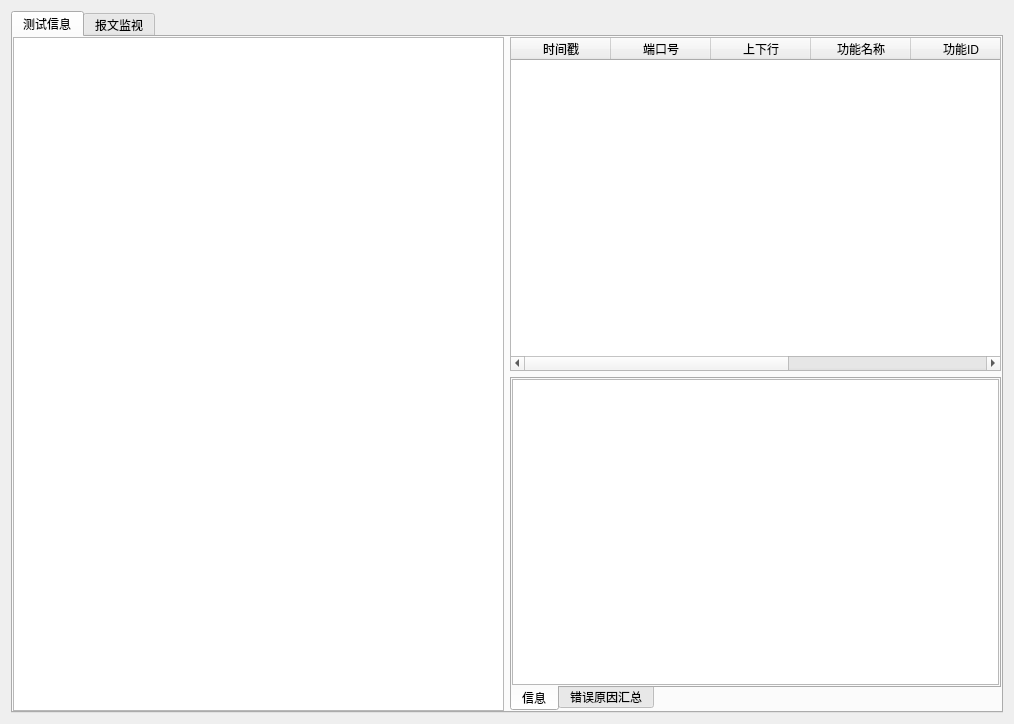
<?xml version="1.0" encoding="UTF-8"?>
<ui version="4.0">
 <class>CTcpEdgeDeviceView</class>
 <widget class="QWidget" name="CTcpEdgeDeviceView">
  <property name="geometry">
   <rect>
    <x>0</x>
    <y>0</y>
    <width>1014</width>
    <height>724</height>
   </rect>
  </property>
  <property name="windowTitle">
   <string/>
  </property>
  <layout class="QGridLayout" name="gridLayout">
   <item row="1" column="0">
    <widget class="QTabWidget" name="tabDeviceWidget">
     <property name="tabPosition">
      <enum>QTabWidget::North</enum>
     </property>
     <property name="tabShape">
      <enum>QTabWidget::Rounded</enum>
     </property>
     <property name="currentIndex">
      <number>0</number>
     </property>
     <property name="elideMode">
      <enum>Qt::ElideNone</enum>
     </property>
     <property name="documentMode">
      <bool>false</bool>
     </property>
     <widget class="QWidget" name="tab_2">
      <attribute name="title">
       <string>测试信息</string>
      </attribute>
      <layout class="QGridLayout" name="gridLayout_3">
       <property name="margin">
        <number>0</number>
       </property>
       <item row="1" column="2">
        <widget class="QTabWidget" name="tabDeviceBoxWidget">
         <property name="tabPosition">
          <enum>QTabWidget::South</enum>
         </property>
         <property name="currentIndex">
          <number>0</number>
         </property>
         <widget class="QWidget" name="tab_3">
          <attribute name="title">
           <string>信息</string>
          </attribute>
          <layout class="QGridLayout" name="gridLayout_4">
           <property name="margin">
            <number>0</number>
           </property>
           <item row="0" column="0">
            <widget class="CTcpEdgeCtrl_TextBox" name="m_boxInfo">
             <property name="readOnly">
              <bool>true</bool>
             </property>
            </widget>
           </item>
          </layout>
         </widget>
         <widget class="QWidget" name="tab_4">
          <attribute name="title">
           <string>错误原因汇总</string>
          </attribute>
          <layout class="QGridLayout" name="gridLayout_5">
           <property name="margin">
            <number>0</number>
           </property>
           <item row="0" column="0">
            <widget class="CTcpEdgeCtrl_TextBox" name="m_boxErr">
             <property name="readOnly">
              <bool>true</bool>
             </property>
            </widget>
           </item>
          </layout>
         </widget>
        </widget>
       </item>
       <item row="0" column="2">
        <widget class="QTableWidget" name="m_gridDataset">
         <property name="selectionMode">
          <enum>QAbstractItemView::SingleSelection</enum>
         </property>
         <property name="selectionBehavior">
          <enum>QAbstractItemView::SelectRows</enum>
         </property>
         <column>
          <property name="text">
           <string>时间戳</string>
          </property>
         </column>
         <column>
          <property name="text">
           <string>端口号</string>
          </property>
         </column>
         <column>
          <property name="text">
           <string>上下行</string>
          </property>
         </column>
         <column>
          <property name="text">
           <string>功能名称</string>
          </property>
         </column>
         <column>
          <property name="text">
           <string>功能ID</string>
          </property>
         </column>
         <column>
          <property name="text">
           <string>报文数据</string>
          </property>
         </column>
         <column>
          <property name="text">
           <string>错误原因</string>
          </property>
         </column>
        </widget>
       </item>
       <item row="0" column="0" rowspan="2">
        <widget class="QTreeWidget" name="m_treeDataset">
         <property name="maximumSize">
          <size>
           <width>16777215</width>
           <height>16777215</height>
          </size>
         </property>
         <property name="allColumnsShowFocus">
          <bool>false</bool>
         </property>
         <attribute name="headerVisible">
          <bool>false</bool>
         </attribute>
         <column>
          <property name="text">
           <string>测试信息集合</string>
          </property>
         </column>
        </widget>
       </item>
      </layout>
     </widget>
     <widget class="QWidget" name="tab">
      <attribute name="title">
       <string>报文监视</string>
      </attribute>
      <layout class="QGridLayout" name="gridLayout_2">
       <property name="margin">
        <number>0</number>
       </property>
       <item row="0" column="0">
        <widget class="CTcpEdgeCtrl_TextBox" name="m_boxPkg">
         <property name="readOnly">
          <bool>true</bool>
         </property>
        </widget>
       </item>
      </layout>
     </widget>
    </widget>
   </item>
  </layout>
 </widget>
 <customwidgets>
  <customwidget>
   <class>CTcpEdgeCtrl_TextBox</class>
   <extends>QTextEdit</extends>
   <header>Ctrl/TcpEdgeCtrl_TextBox.h</header>
  </customwidget>
 </customwidgets>
 <resources/>
 <connections/>
</ui>
